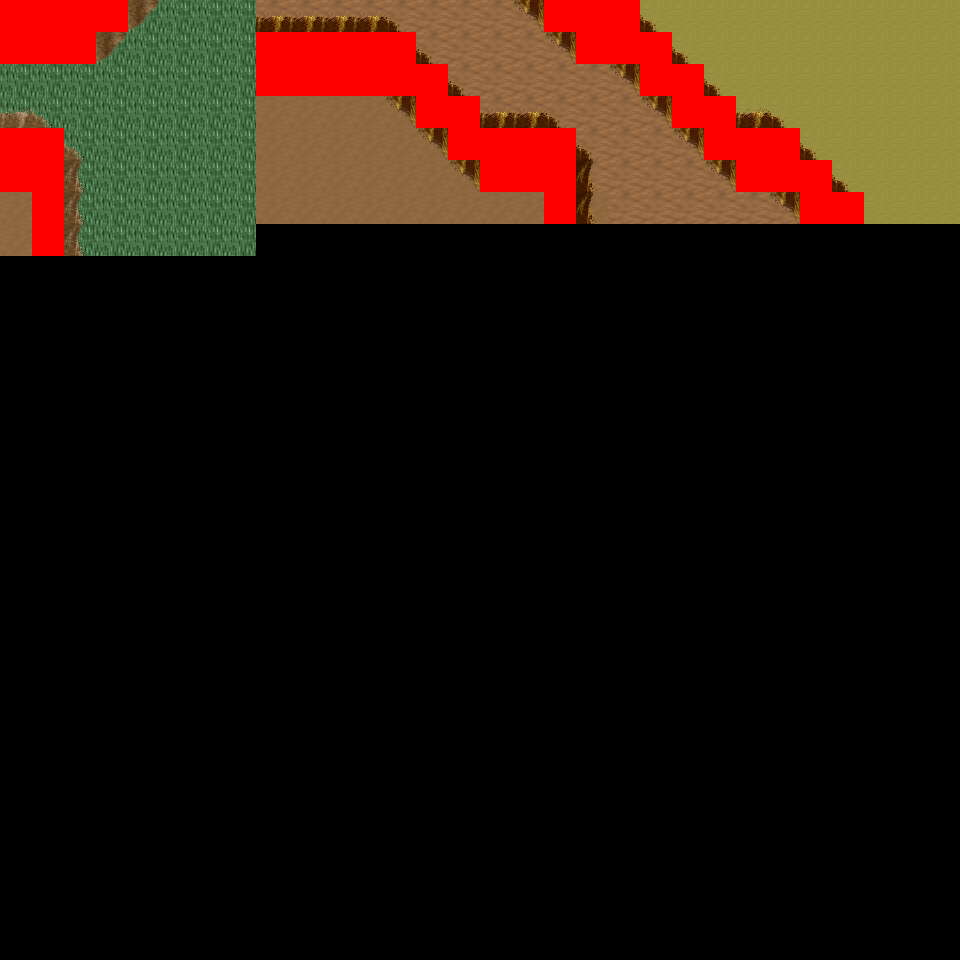

Below is a game level as drawn by its tile map, then a one-line description and the .tmx that defines it (tile-layer data replaced by summaries):
An orthogonal 30x30 tile map with 32x32 px tiles, 6 tile layers (Ground, Object, Object2, Above, ...), 21 tilesets and 4 objects (4x mapExit).

<map version="1.0" orientation="orthogonal" renderorder="right-down" width="30" height="30" tilewidth="32" tileheight="32" nextobjectid="5">
  <tileset firstgid="1" name="tileset_logic_collision" tilewidth="32" tileheight="32" tilecount="1" columns="1">
    <image source="../drawable/tileset_logic_collision.png" width="32" height="32" />
  </tileset>
  <tileset firstgid="2" name="tileset_ground_ground" tilewidth="32" tileheight="32" tilecount="33" columns="3">
    <image source="../drawable/tileset_ground_ground.png" width="96" height="352" />
  </tileset>
  <tileset firstgid="35" name="tileset_building_castle" tilewidth="32" tileheight="32" tilecount="320" columns="20">
    <image source="../drawable/tileset_building_castle.png" width="640" height="512" />
  </tileset>
  <tileset firstgid="355" name="tileset_ground_water_pool" tilewidth="32" tileheight="32" tilecount="72" columns="3">
    <image source="../drawable/tileset_ground_water_pool.png" width="96" height="768" />
  </tileset>
  <tileset firstgid="427" name="tileset_ground_earth_edges" tilewidth="32" tileheight="32" tilecount="18" columns="6">
    <image source="../drawable/tileset_ground_earth_edges.png" width="192" height="96" />
  </tileset>
  <tileset firstgid="445" name="tileset_ground_grass_corners" tilewidth="32" tileheight="32" tilecount="24" columns="6">
    <image source="../drawable/tileset_ground_grass_corners.png" width="192" height="128" />
  </tileset>
  <tileset firstgid="469" name="tileset_ground_grass_edges" tilewidth="32" tileheight="32" tilecount="36" columns="12">
    <image source="../drawable/tileset_ground_grass_edges.png" width="384" height="96" />
  </tileset>
  <tileset firstgid="505" name="tileset_object_row_boat" tilewidth="32" tileheight="32" tilecount="30" columns="6">
    <image source="../drawable/tileset_object_row_boat.png" width="192" height="160" />
  </tileset>
  <tileset firstgid="535" name="tileset_item_ropes" tilewidth="32" tileheight="32" tilecount="4" columns="2">
    <image source="../drawable/tileset_item_ropes.png" width="64" height="64" />
  </tileset>
  <tileset firstgid="539" name="tileset_object_boardwalk" tilewidth="32" tileheight="32" tilecount="36" columns="6">
    <image source="../drawable/tileset_object_boardwalk.png" width="192" height="192" />
  </tileset>
  <tileset firstgid="575" name="tileset_object_ship" tilewidth="32" tileheight="32" tilecount="368" columns="16">
    <image source="../drawable/tileset_object_ship.png" width="512" height="736" />
  </tileset>
  <tileset firstgid="943" name="tileset_item_fishing_nets" tilewidth="32" tileheight="32" tilecount="6" columns="3">
    <image source="../drawable/tileset_item_fishing_nets.png" width="96" height="64" />
  </tileset>
  <tileset firstgid="949" name="tileset_item_fishrods" tilewidth="32" tileheight="32" tilecount="12" columns="4">
    <image source="../drawable/tileset_item_fishrods.png" width="128" height="96" />
  </tileset>
  <tileset firstgid="961" name="tileset_plant_stump_stump_vertical" tilewidth="32" tileheight="32" tilecount="1" columns="1">
    <image source="../drawable/tileset_plant_stump_stump_vertical.png" width="32" height="32" />
  </tileset>
  <tileset firstgid="962" name="tileset_item_pot_barrel" tilewidth="32" tileheight="32" tilecount="2" columns="1">
    <image source="../drawable/tileset_item_pot_barrel.png" width="32" height="64" />
  </tileset>
  <tileset firstgid="964" name="tileset_ground_cobbled_paving" tilewidth="32" tileheight="32" tilecount="1" columns="1">
    <image source="../drawable/tileset_ground_cobbled_paving.png" width="32" height="32" />
  </tileset>
  <tileset firstgid="965" name="tileset_ground_ladder_vertical_pale" tilewidth="32" tileheight="32" tilecount="5" columns="5">
    <image source="../drawable/tileset_ground_ladder_vertical_pale.png" width="160" height="32" />
  </tileset>
  <tileset firstgid="970" name="tileset_item_caution_sign" tilewidth="32" tileheight="32" tilecount="1" columns="1">
    <image source="../drawable/tileset_item_caution_sign.png" width="32" height="32" />
  </tileset>
  <tileset firstgid="971" name="tileset_ground_ridge_earth_dark" tilewidth="32" tileheight="32" tilecount="96" columns="12">
    <image source="../drawable/tileset_ground_ridge_earth_dark.png" width="384" height="256" />
  </tileset>
  <tileset firstgid="1067" name="tileset_ground_ridge_earth_pale" tilewidth="32" tileheight="32" tilecount="96" columns="12">
    <image source="../drawable/tileset_ground_ridge_earth_pale.png" width="384" height="256" />
  </tileset>
  <tileset firstgid="1163" name="tileset_plant_tree_tree_darkgreen" tilewidth="32" tileheight="32" tilecount="88" columns="8">
    <image source="../drawable/tileset_plant_tree_tree_darkgreen.png" width="256" height="352" />
  </tileset>
  <layer name="Ground" width="30" height="30">
    <data>[900 cells, 218 non-empty, 5 distinct tile ids]</data>
  </layer>
  <layer name="Object" width="30" height="30">
    <data>[900 cells, 90 non-empty, 19 distinct tile ids]</data>
  </layer>
  <layer name="Object2" width="30" height="30">
    <data>[900 cells, 0 non-empty, 0 distinct tile ids]</data>
  </layer>
  <layer name="Above" width="30" height="30">
    <data>[900 cells, 0 non-empty, 0 distinct tile ids]</data>
  </layer>
  <layer name="Above2" width="30" height="30">
    <data>[900 cells, 0 non-empty, 0 distinct tile ids]</data>
  </layer>
  <layer name="Walkable" width="30" height="30">
    <data>[900 cells, 52 non-empty, 1 distinct tile ids]</data>
  </layer>
  <objectgroup name="MapEvents">
    <object id="1" name="north" type="mapExit" x="128" y="0" width="416" height="32">
      <properties>
        <property name="map" value="level_0_x21_y79" />
        <property name="x" value="4" />
        <property name="y" value="28" />
      </properties>
    </object>
    <object id="2" name="north2" type="mapExit" x="640" y="0" width="320" height="32">
      <properties>
        <property name="map" value="level_0_x21_y79" />
        <property name="x" value="20" />
        <property name="y" value="28" />
      </properties>
    </object>
    <object id="3" name="west" type="mapExit" x="0" y="64" width="32" height="64">
      <properties>
        <property name="map" value="level_0_x20_y80" />
        <property name="x" value="28" />
        <property name="y" value="2" />
      </properties>
    </object>
    <object id="4" name="west2" type="mapExit" x="0" y="192" width="32" height="768">
      <properties>
        <property name="map" value="level_0_x20_y80" />
        <property name="x" value="28" />
        <property name="y" value="6" />
      </properties>
    </object>
  </objectgroup>
</map>
